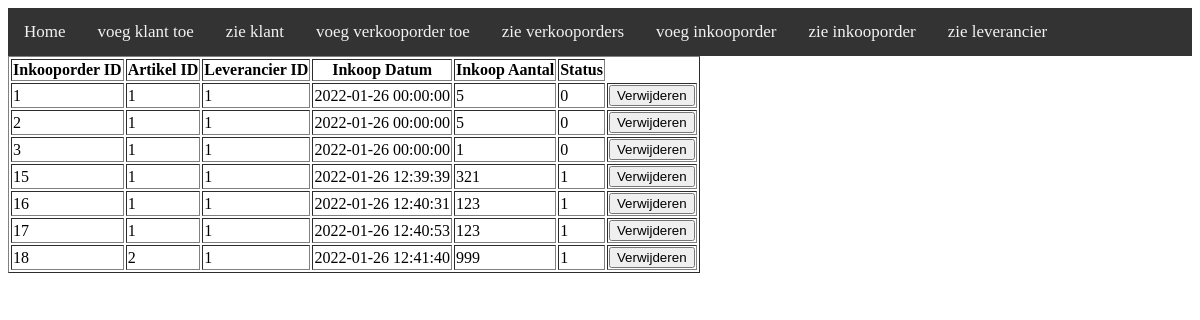
The page /INDEXinkooporder.php on the database its author committed.
### tables this page shows
CREATE TABLE `inkooporders` (
  `InkOrdId` int(11) NOT NULL,
  `ArtId` int(11) NOT NULL,
  `LevId` int(11) NOT NULL,
  `InkOrdDatum` datetime DEFAULT current_timestamp(),
  `InkOrdBestAantal` int(11) NOT NULL,
  `InkOrdStatus` tinyint(1) DEFAULT NULL
);

### Inkooporder.php (the view, shortened to what this page needs)
<?php
class Inkooporder
{
    public function haalInkooporder(){
        $conn = dbConnect();
        $Inkooporder = $conn->prepare("SELECT * from inkooporders");
        $Inkooporder->execute();
        return $Inkooporder;
    }
    public function toonInkooporder($toonInkooporder){
        echo "<table border=1 class= table>";
        echo "<tr>";
        echo "<th>Inkooporder ID</th>";
        echo "<th>Artikel ID</th>";
        echo "<th>Leverancier ID</th>";
        echo "<th>Inkoop Datum</th>";
        echo "<th>Inkoop Aantal</th>";
        echo "<th>Status</th>";
        echo "</tr>";
        foreach ($toonInkooporder as $row)
        {
            echo "<tr>";
            echo "<td>" . $row["InkOrdId"] . "</td>";
            echo "<td>" . $row["ArtId"] . "</td>";
            echo "<td>" . $row["LevId"] . "</td>";
            echo "<td>" . $row["InkOrdDatum"] . "</td>";
            echo "<td>" . $row["InkOrdBestAantal"] . "</td>";
            echo "<td>" . $row["InkOrdStatus"] . "</td>";
            echo "<td> <form action='Inkooporder_verwijderen.php' method='post'><input type='submit' value='Verwijderen'>
			<input type='hidden' name='id' value=" . $row["InkOrdId"] . " ></form>";
            echo "</tr>";
        }
        echo "</table>";
    }
}

### INDEXinkooporder.php (shortened to what this page needs)
<!DOCTYPE html>
<html lang="en">
<head>
    <link rel="stylesheet" href="style.css">
</head>
<body>
<div class="topnav">
			<a href="index.php">Home</a>
			<a href="ADDklant.php">voeg klant toe</a>
            <a href="INDEXklant.php">zie klant</a>
			<a href="ADDverkooporder.php">voeg verkooporder toe</a>
			<a href="INDEXverkooporder.php">zie verkooporders</a>
			<a href="ADDinkooporder.php">voeg inkooporder</a>
			<a href="INDEXinkooporder.php">zie inkooporder</a>
			<a href="INDEXleveranciers.php">zie leverancier</a>
		</div>
<?php
include "Inkooporder.php";
$Inkooporder = new Inkooporder;
$toonInkooporder = $Inkooporder->haalInkooporder();
$Inkooporder->toonInkooporder($toonInkooporder);
?>
</body>
</html>

### style.css (style rules this page uses)
.topnav { overflow: hidden; background-color: #333; }
.topnav a { float: left; color: #f2f2f2; text-align: center; padding: 14px 16px; text-decoration: none; font-size: 17px; }

### rows shown on the page
inkooporders: InkOrdId "1", ArtId "1", LevId "1", InkOrdDatum "2022-01-26 00:00:00", InkOrdBestAantal "5", InkOrdStatus "0"
inkooporders: InkOrdId "2", ArtId "1", LevId "1", InkOrdDatum "2022-01-26 00:00:00", InkOrdBestAantal "5", InkOrdStatus "0"
inkooporders: InkOrdId "3", ArtId "1", LevId "1", InkOrdDatum "2022-01-26 00:00:00", InkOrdBestAantal "1", InkOrdStatus "0"
inkooporders: InkOrdId "15", ArtId "1", LevId "1", InkOrdDatum "2022-01-26 12:39:39", InkOrdBestAantal "321", InkOrdStatus "1"
inkooporders: InkOrdId "16", ArtId "1", LevId "1", InkOrdDatum "2022-01-26 12:40:31", InkOrdBestAantal "123", InkOrdStatus "1"
inkooporders: InkOrdId "17", ArtId "1", LevId "1", InkOrdDatum "2022-01-26 12:40:53", InkOrdBestAantal "123", InkOrdStatus "1"
inkooporders: InkOrdId "18", ArtId "2", LevId "1", InkOrdDatum "2022-01-26 12:41:40", InkOrdBestAantal "999", InkOrdStatus "1"
